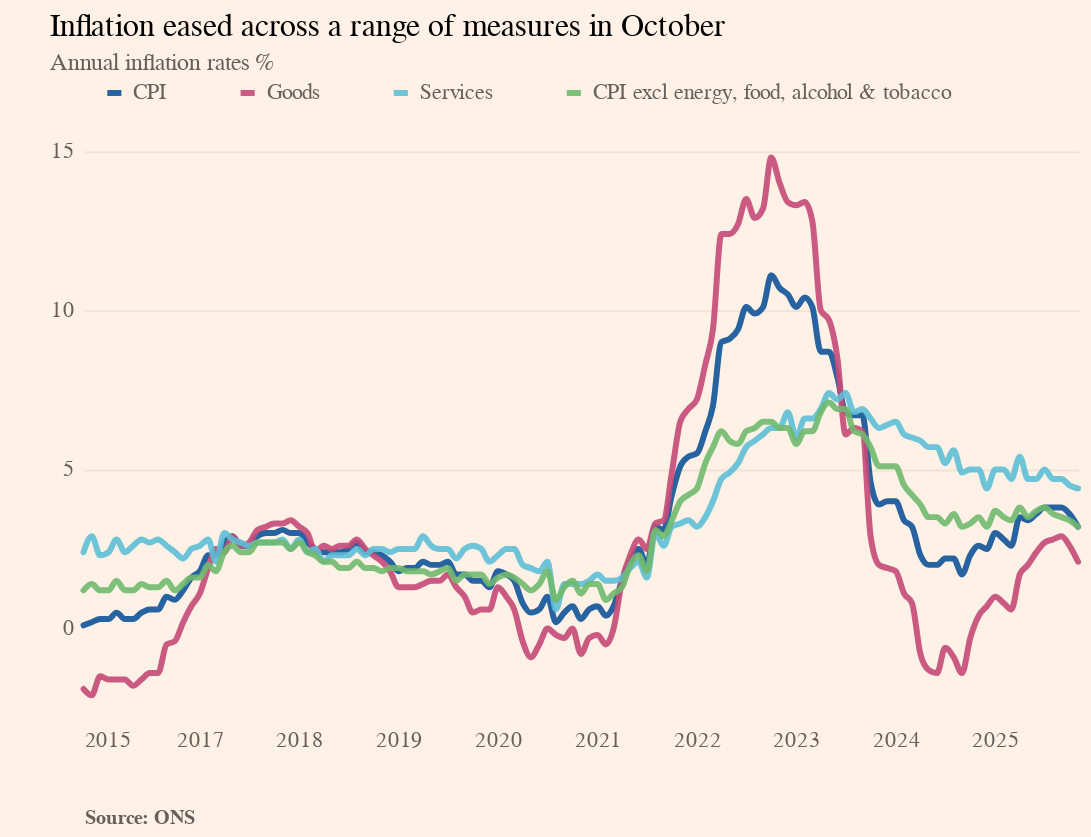

Source (Vega-Lite JSON):
### Vega-Lite specification from a JSON file in a GitHub repository (floating-point values rounded to 4 significant figures)
{"$schema": "https://vega.github.io/schema/vega-lite/v5.json", "title": {"text": "Inflation eased across a range of measures in October", "fontSize": 16, "font": "Arial, sans-serif", "fontWeight": "normal", "anchor": "start", "subtitle": "Annual inflation rates %", "subtitleFontSize": 12, "subtitleColor": "#66605C", "subtitlePadding": 5}, "width": 500, "height": 280, "background": "#FFF1E5", "padding": {"top": 5, "right": 5, "bottom": 5, "left": 25}, "data": {"values": [{"date": "Nov 2015", "CPI": 0.1, "Goods": -1.9, "Services": 2.4, "Core": 1.2}, {"date": "Dec 2015", "CPI": 0.2, "Goods": -2.1, "Services": 2.9, "Core": 1.4}, {"date": "Jan 2016", "CPI": 0.3, "Goods": -1.5, "Services": 2.3, "Core": 1.2}, {"date": "Feb 2016", "CPI": 0.3, "Goods": -1.6, "Services": 2.4, "Core": 1.2}, {"date": "Mar 2016", "CPI": 0.5, "Goods": -1.6, "Services": 2.8, "Core": 1.5}, {"date": "Apr 2016", "CPI": 0.3, "Goods": -1.6, "Services": 2.4, "Core": 1.2}, {"date": "May 2016", "CPI": 0.3, "Goods": -1.8, "Services": 2.6, "Core": 1.2}, {"date": "Jun 2016", "CPI": 0.5, "Goods": -1.6, "Services": 2.8, "Core": 1.4}, {"date": "Jul 2016", "CPI": 0.6, "Goods": -1.4, "Services": 2.7, "Core": 1.3}, {"date": "Aug 2016", "CPI": 0.6, "Goods": -1.4, "Services": 2.8, "Core": 1.3}, {"date": "Sep 2016", "CPI": 1, "Goods": -0.5, "Services": 2.6, "Core": 1.5}, {"date": "Oct 2016", "CPI": 0.9, "Goods": -0.4, "Services": 2.4, "Core": 1.2}, {"date": "Nov 2016", "CPI": 1.2, "Goods": 0.2, "Services": 2.2, "Core": 1.4}, {"date": "Dec 2016", "CPI": 1.6, "Goods": 0.7, "Services": 2.5, "Core": 1.6}, {"date": "Jan 2017", "CPI": 1.8, "Goods": 1.1, "Services": 2.6, "Core": 1.6}, {"date": "Feb 2017", "CPI": 2.3, "Goods": 1.9, "Services": 2.8, "Core": 2}, {"date": "Mar 2017", "CPI": 2.3, "Goods": 2.5, "Services": 2.1, "Core": 1.8}, {"date": "Apr 2017", "CPI": 2.7, "Goods": 2.4, "Services": 3, "Core": 2.4}, {"date": "May 2017", "CPI": 2.9, "Goods": 2.9, "Services": 2.8, "Core": 2.6}, {"date": "Jun 2017", "CPI": 2.6, "Goods": 2.6, "Services": 2.7, "Core": 2.4}, {"date": "Jul 2017", "CPI": 2.6, "Goods": 2.7, "Services": 2.6, "Core": 2.4}, {"date": "Aug 2017", "CPI": 2.9, "Goods": 3.1, "Services": 2.7, "Core": 2.7}, {"date": "Sep 2017", "CPI": 3, "Goods": 3.2, "Services": 2.7, "Core": 2.7}, {"date": "Oct 2017", "CPI": 3, "Goods": 3.3, "Services": 2.7, "Core": 2.7}, {"date": "Nov 2017", "CPI": 3.1, "Goods": 3.3, "Services": 2.8, "Core": 2.7}, {"date": "Dec 2017", "CPI": 3, "Goods": 3.4, "Services": 2.5, "Core": 2.5}, {"date": "Jan 2018", "CPI": 3, "Goods": 3.2, "Services": 2.8, "Core": 2.7}, {"date": "Feb 2018", "CPI": 2.7, "Goods": 3, "Services": 2.4, "Core": 2.4}, {"date": "Mar 2018", "CPI": 2.5, "Goods": 2.4, "Services": 2.5, "Core": 2.3}, {"date": "Apr 2018", "CPI": 2.4, "Goods": 2.6, "Services": 2.1, "Core": 2.1}, {"date": "May 2018", "CPI": 2.4, "Goods": 2.5, "Services": 2.3, "Core": 2.1}, {"date": "Jun 2018", "CPI": 2.4, "Goods": 2.6, "Services": 2.3, "Core": 1.9}, {"date": "Jul 2018", "CPI": 2.5, "Goods": 2.6, "Services": 2.3, "Core": 1.9}, {"date": "Aug 2018", "CPI": 2.7, "Goods": 2.8, "Services": 2.5, "Core": 2.1}, {"date": "Sep 2018", "CPI": 2.4, "Goods": 2.5, "Services": 2.3, "Core": 1.9}, {"date": "Oct 2018", "CPI": 2.4, "Goods": 2.3, "Services": 2.5, "Core": 1.9}, {"date": "Nov 2018", "CPI": 2.3, "Goods": 2.1, "Services": 2.5, "Core": 1.8}, {"date": "Dec 2018", "CPI": 2.1, "Goods": 1.8, "Services": 2.4, "Core": 1.9}, {"date": "Jan 2019", "CPI": 1.8, "Goods": 1.3, "Services": 2.5, "Core": 1.9}, {"date": "Feb 2019", "CPI": 1.9, "Goods": 1.3, "Services": 2.5, "Core": 1.8}, {"date": "Mar 2019", "CPI": 1.9, "Goods": 1.3, "Services": 2.5, "Core": 1.8}, {"date": "Apr 2019", "CPI": 2.1, "Goods": 1.4, "Services": 2.9, "Core": 1.8}, {"date": "May 2019", "CPI": 2, "Goods": 1.5, "Services": 2.6, "Core": 1.7}, {"date": "Jun 2019", "CPI": 2, "Goods": 1.5, "Services": 2.5, "Core": 1.8}, {"date": "Jul 2019", "CPI": 2.1, "Goods": 1.7, "Services": 2.5, "Core": 1.9}, {"date": "Aug 2019", "CPI": 1.7, "Goods": 1.3, "Services": 2.2, "Core": 1.5}, {"date": "Sep 2019", "CPI": 1.7, "Goods": 1, "Services": 2.5, "Core": 1.7}, {"date": "Oct 2019", "CPI": 1.5, "Goods": 0.5, "Services": 2.6, "Core": 1.7}, {"date": "Nov 2019", "CPI": 1.5, "Goods": 0.6, "Services": 2.5, "Core": 1.7}, {"date": "Dec 2019", "CPI": 1.3, "Goods": 0.6, "Services": 2.1, "Core": 1.4}, {"date": "Jan 2020", "CPI": 1.8, "Goods": 1.3, "Services": 2.3, "Core": 1.6}, {"date": "Feb 2020", "CPI": 1.7, "Goods": 1, "Services": 2.5, "Core": 1.7}, {"date": "Mar 2020", "CPI": 1.5, "Goods": 0.6, "Services": 2.5, "Core": 1.6}, {"date": "Apr 2020", "CPI": 0.8, "Goods": -0.4, "Services": 2, "Core": 1.4}, {"date": "May 2020", "CPI": 0.5, "Goods": -0.9, "Services": 1.9, "Core": 1.2}, {"date": "Jun 2020", "CPI": 0.6, "Goods": -0.5, "Services": 1.8, "Core": 1.4}, {"date": "Jul 2020", "CPI": 1, "Goods": 0, "Services": 2.1, "Core": 1.8}, {"date": "Aug 2020", "CPI": 0.2, "Goods": -0.2, "Services": 0.6, "Core": 0.9}, {"date": "Sep 2020", "CPI": 0.5, "Goods": -0.3, "Services": 1.4, "Core": 1.3}, {"date": "Oct 2020", "CPI": 0.7, "Goods": 0, "Services": 1.4, "Core": 1.5}, {"date": "Nov 2020", "CPI": 0.3, "Goods": -0.8, "Services": 1.4, "Core": 1.1}, {"date": "Dec 2020", "CPI": 0.6, "Goods": -0.3, "Services": 1.5, "Core": 1.4}, {"date": "Jan 2021", "CPI": 0.7, "Goods": -0.2, "Services": 1.7, "Core": 1.4}, {"date": "Feb 2021", "CPI": 0.4, "Goods": -0.5, "Services": 1.5, "Core": 0.9}, {"date": "Mar 2021", "CPI": 0.7, "Goods": 0, "Services": 1.5, "Core": 1.1}, {"date": "Apr 2021", "CPI": 1.5, "Goods": 1.5, "Services": 1.6, "Core": 1.3}, {"date": "May 2021", "CPI": 2.1, "Goods": 2.3, "Services": 1.9, "Core": 2}, {"date": "Jun 2021", "CPI": 2.5, "Goods": 2.8, "Services": 2.1, "Core": 2.3}, {"date": "Jul 2021", "CPI": 2, "Goods": 2.5, "Services": 1.6, "Core": 1.8}, {"date": "Aug 2021", "CPI": 3.2, "Goods": 3.3, "Services": 3, "Core": 3.1}, {"date": "Sep 2021", "CPI": 3.1, "Goods": 3.4, "Services": 2.6, "Core": 2.9}, {"date": "Oct 2021", "CPI": 4.2, "Goods": 4.9, "Services": 3.2, "Core": 3.4}, {"date": "Nov 2021", "CPI": 5.1, "Goods": 6.5, "Services": 3.3, "Core": 4}, {"date": "Dec 2021", "CPI": 5.4, "Goods": 6.9, "Services": 3.4, "Core": 4.2}, {"date": "Jan 2022", "CPI": 5.5, "Goods": 7.2, "Services": 3.2, "Core": 4.4}, {"date": "Feb 2022", "CPI": 6.2, "Goods": 8.3, "Services": 3.5, "Core": 5.2}, {"date": "Mar 2022", "CPI": 7, "Goods": 9.4, "Services": 4, "Core": 5.7}, {"date": "Apr 2022", "CPI": 9, "Goods": 12.4, "Services": 4.7, "Core": 6.2}, {"date": "May 2022", "CPI": 9.1, "Goods": 12.4, "Services": 4.9, "Core": 5.9}, {"date": "Jun 2022", "CPI": 9.4, "Goods": 12.7, "Services": 5.2, "Core": 5.8}, {"date": "Jul 2022", "CPI": 10.1, "Goods": 13.5, "Services": 5.7, "Core": 6.2}, {"date": "Aug 2022", "CPI": 9.9, "Goods": 12.9, "Services": 5.9, "Core": 6.3}, {"date": "Sep 2022", "CPI": 10.1, "Goods": 13.2, "Services": 6.1, "Core": 6.5}, {"date": "Oct 2022", "CPI": 11.1, "Goods": 14.8, "Services": 6.3, "Core": 6.5}, {"date": "Nov 2022", "CPI": 10.7, "Goods": 14, "Services": 6.3, "Core": 6.3}, {"date": "Dec 2022", "CPI": 10.5, "Goods": 13.4, "Services": 6.8, "Core": 6.3}, {"date": "Jan 2023", "CPI": 10.1, "Goods": 13.3, "Services": 6, "Core": 5.8}, {"date": "Feb 2023", "CPI": 10.4, "Goods": 13.4, "Services": 6.6, "Core": 6.2}, {"date": "Mar 2023", "CPI": 10.1, "Goods": 12.8, "Services": 6.6, "Core": 6.2}, {"date": "Apr 2023", "CPI": 8.7, "Goods": 10, "Services": 6.9, "Core": 6.8}, {"date": "May 2023", "CPI": 8.7, "Goods": 9.7, "Services": 7.4, "Core": 7.1}, {"date": "Jun 2023", "CPI": 7.9, "Goods": 8.5, "Services": 7.2, "Core": 6.9}, {"date": "Jul 2023", "CPI": 6.8, "Goods": 6.1, "Services": 7.4, "Core": 6.9}, {"date": "Aug 2023", "CPI": 6.7, "Goods": 6.3, "Services": 6.8, "Core": 6.2}, {"date": "Sep 2023", "CPI": 6.7, "Goods": 6.2, "Services": 6.9, "Core": 6.1}, {"date": "Oct 2023", "CPI": 4.6, "Goods": 2.9, "Services": 6.6, "Core": 5.7}, {"date": "Nov 2023", "CPI": 3.9, "Goods": 2, "Services": 6.3, "Core": 5.1}, {"date": "Dec 2023", "CPI": 4, "Goods": 1.9, "Services": 6.4, "Core": 5.1}, {"date": "Jan 2024", "CPI": 4, "Goods": 1.8, "Services": 6.5, "Core": 5.1}, {"date": "Feb 2024", "CPI": 3.4, "Goods": 1.1, "Services": 6.1, "Core": 4.5}, {"date": "Mar 2024", "CPI": 3.2, "Goods": 0.8, "Services": 6, "Core": 4.2}, {"date": "Apr 2024", "CPI": 2.3, "Goods": -0.8, "Services": 5.9, "Core": 3.9}, {"date": "May 2024", "CPI": 2, "Goods": -1.3, "Services": 5.7, "Core": 3.5}, {"date": "Jun 2024", "CPI": 2, "Goods": -1.4, "Services": 5.7, "Core": 3.5}, {"date": "Jul 2024", "CPI": 2.2, "Goods": -0.6, "Services": 5.2, "Core": 3.3}, {"date": "Aug 2024", "CPI": 2.2, "Goods": -0.9, "Services": 5.6, "Core": 3.6}, {"date": "Sep 2024", "CPI": 1.7, "Goods": -1.4, "Services": 4.9, "Core": 3.2}, {"date": "Oct 2024", "CPI": 2.3, "Goods": -0.3, "Services": 5, "Core": 3.3}, {"date": "Nov 2024", "CPI": 2.6, "Goods": 0.4, "Services": 5, "Core": 3.5}, {"date": "Dec 2024", "CPI": 2.5, "Goods": 0.7, "Services": 4.4, "Core": 3.2}, {"date": "Jan 2025", "CPI": 3, "Goods": 1, "Services": 5, "Core": 3.7}, {"date": "Feb 2025", "CPI": 2.8, "Goods": 0.8, "Services": 5, "Core": 3.5}, {"date": "Mar 2025", "CPI": 2.6, "Goods": 0.6, "Services": 4.7, "Core": 3.4}, {"date": "Apr 2025", "CPI": 3.5, "Goods": 1.7, "Services": 5.4, "Core": 3.8}, {"date": "May 2025", "CPI": 3.4, "Goods": 2, "Services": 4.7, "Core": 3.5}, {"date": "Jun 2025", "CPI": 3.6, "Goods": 2.4, "Services": 4.7, "Core": 3.7}, {"date": "Jul 2025", "CPI": 3.8, "Goods": 2.7, "Services": 5, "Core": 3.8}, {"date": "Aug 2025", "CPI": 3.8, "Goods": 2.8, "Services": 4.7, "Core": 3.6}, {"date": "Sep 2025", "CPI": 3.8, "Goods": 2.9, "Services": 4.7, "Core": 3.5}, {"date": "Oct 2025", "CPI": 3.6, "Goods": 2.6, "Services": 4.5, "Core": 3.4}, {"date": "Nov 2025", "CPI": 3.2, "Goods": 2.1, "Services": 4.4, "Core": 3.2}]}, "transform": [{"fold": ["CPI", "Goods", "Services", "Core"], "as": ["Indicator", "Value"]}, {"calculate": "replace(datum.Indicator, 'Core', 'CPI excl energy, food, alcohol & tobacco')", "as": "Indicator"}], "encoding": {"x": {"field": "date", "type": "temporal", "axis": {"format": "%Y", "labelAngle": 0, "labelFontSize": 11, "labelColor": "#66605C", "labelPadding": 10, "tickSize": 0, "domainWidth": 0, "grid": false, "title": "Source: ONS", "titleFontSize": 10, "titleColor": "#66605C", "titlePadding": 25, "titleAlign": "left", "titleAnchor": "start", "titleY": 50, "values": [{"year": 2015, "month": "nov"}, {"year": 2017}, {"year": 2018}, {"year": 2019}, {"year": 2020}, {"year": 2021}, {"year": 2022}, {"year": 2023}, {"year": 2024}, {"year": 2025}]}}}, "layer": [{"encoding": {"y": {"field": "Value", "type": "quantitative", "scale": {"domain": [-2.5, 15], "nice": false}, "axis": {"labelFontSize": 11, "labelColor": "#66605C", "tickSize": 0, "domainWidth": 0, "gridColor": "#E6D9CE", "gridOpacity": 0.6, "title": null, "values": [0, 5, 10, 15], "labelPadding": 5}}}, "layer": [{"mark": {"type": "area", "line": false, "color": "#FFF1E5", "opacity": 1}, "encoding": {"y": {"datum": 0}, "y2": {"datum": -2.5}}}, {"mark": {"type": "line", "strokeWidth": 3, "strokeJoin": "round", "strokeCap": "round", "interpolate": "monotone"}, "encoding": {"color": {"field": "Indicator", "type": "nominal", "scale": {"domain": ["CPI", "Goods", "Services", "CPI excl energy, food, alcohol & tobacco"], "range": ["#0F5499", "#C54A78", "#5EBED6", "#70BA6E"]}, "legend": {"orient": "none", "direction": "horizontal", "legendX": 10, "legendY": -35, "labelFont": "Arial", "labelFontSize": 11, "labelColor": "#66605C", "symbolType": "stroke", "symbolStrokeWidth": 3, "symbolSize": 50, "labelLimit": 300, "columns": 4, "columnPadding": 30, "title": null}}, "strokeDash": {"condition": {"test": "datum.date > datetime(2024, 10, 31)", "value": [5, 3]}, "value": []}, "opacity": {"value": 0.9}}}, {"mark": {"type": "rule", "strokeWidth": 1.5, "color": "#66605C"}, "encoding": {"y": {"datum": 0}}}]}], "config": {"font": "Arial, sans-serif", "view": {"stroke": "transparent"}}}
